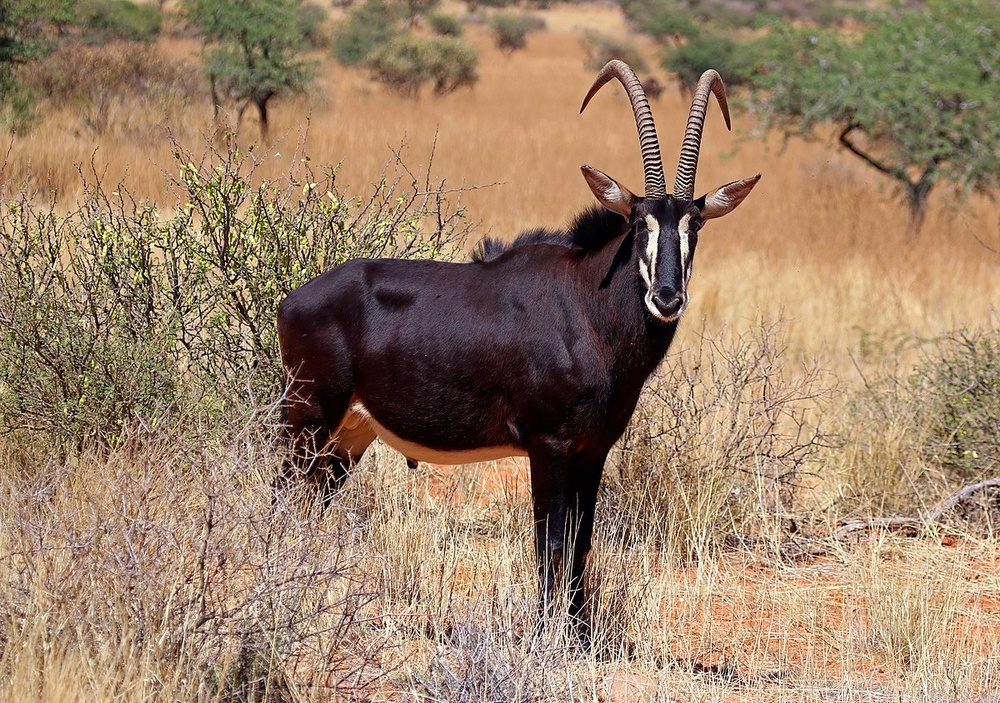
#> input picture original.jpg, 1000 x 703 px, shrunk from 1200 x 844 before the run
$ python main.py
#> lines starting #> are read from the running program, lines starting #| are printed output that depends on the picture
# do pixel math on an image using the PIL image library
# free from:  http://www.pythonware.com/products/pil/index.htm
# Python23 tested      vegaseat     22jan2005

from PIL import Image

# open an image file (.jpg or.png) you have in the working folder
im1 = Image.open("original.jpg")
#> im1 is the input picture: PIL image 1000x703 RGB; mean R, G, B 155.2, 129.1, 104.1

# multiply each pixel by 0.9 (makes the image darker)
# works best with .jpg and .png files, darker < 1.0 < lighter
# (.bmp and .gif files give goofy results)
# note that lambda is akin to a one-line function
im2 = im1.point(lambda p: p * 0.5)
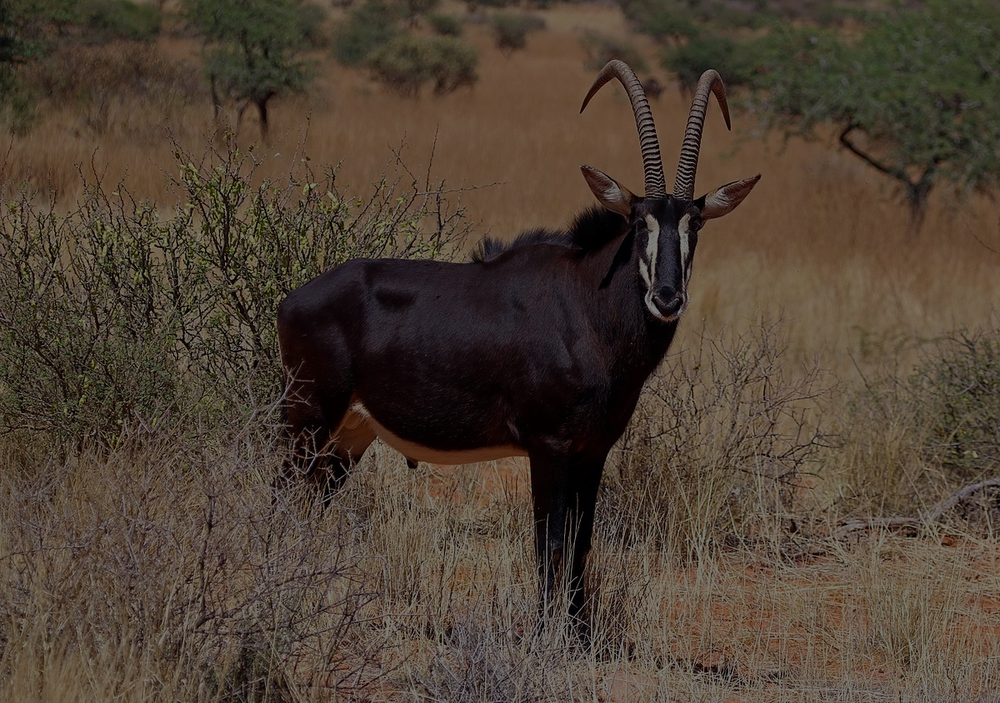
#> im2: PIL image 1000x703 RGB; mean R, G, B 77.6, 64.5, 52.1

# brings up the modified image in a viewer, simply saves the image as
# a bitmap to a temporary file and calls viewer associated with .bmp
# make certain you have associated an image viewer with this file type
# im2.show()

# save modified image to working folder as Audi2.jpg
im2.save("output.jpg")
